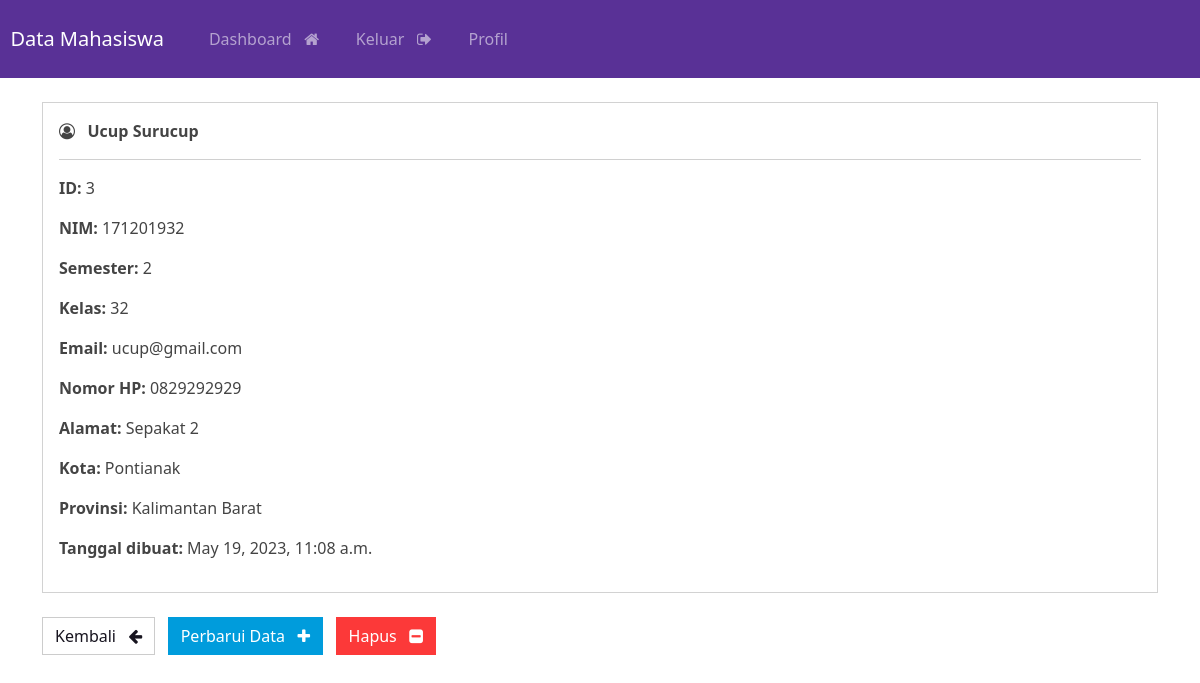
Screenshot of /record/3 (signed in) with the database file from the repository.
### webapp/models.py (models this page shows, shortened)
class Record(models.Model):
    tanggal_buat = models.DateTimeField(auto_now_add=True)
    nama_awal = models.CharField(max_length=100)
    nama_akhir = models.CharField(max_length=100)
    nim = models.CharField(max_length=20)
    semester = models.CharField(max_length=100)
    kelas = models.CharField(max_length=100)
    email = models.CharField(max_length=255)
    nomor_hp = models.CharField(max_length=20)
    alamat = models.CharField(max_length=300)
    kota = models.CharField(max_length=255)
    provinsi = models.CharField(max_length=200)

### webapp/views.py (the view)
# urls.py: path('record/<int:pk>', views.singular_record, name="record"),
@login_required(login_url='my-login')
def singular_record(request, pk):
    all_records = Record.objects.get(id=pk)
    context = {'record': all_records}
    return render(request, 'webapp/view-record.html', context=context )

### webapp/templates/webapp/view-record.html (shortened to what this page needs)
{% extends 'webapp/base.html' %} {% block content %}
<div class="card">
  <div class="card-body">
    <i class="fa fa-user-circle-o" aria-hidden="true"></i> &nbsp;
    <strong> {{ record.nama_awal }} {{ record.nama_akhir }} </strong>
    <hr />
    <p><strong> ID:</strong> {{ record.id }}</p>
    <p><strong> NIM:</strong> {{ record.nim }}</p>
    <p><strong> Semester:</strong> {{ record.semester }}</p>
    <p><strong> Kelas:</strong> {{ record.kelas }}</p>
    <p><strong>Email: </strong> {{ record.email }}</p>
    <p><strong>Nomor HP: </strong> {{ record.nomor_hp }}</p>
    <p><strong>Alamat: </strong> {{ record.alamat }}</p>
    <p><strong>Kota: </strong> {{ record.kota }}</p>
    <p><strong>Provinsi: </strong> {{ record.provinsi }}</p>
    <p><strong>Tanggal dibuat: </strong> {{ record.tanggal_buat }}</p>
  </div>
</div>
<br />
<a href="{% url 'dashboard' %}" class="btn btn-secondary">Kembali &nbsp; <i class="fa fa-arrow-left" aria-hidden="true"></i></a>
<a href="{% url 'update-record' record.id %}" class="btn btn-info">Perbarui Data &nbsp; <i class="fa fa-plus" aria-hidden="true"></i></a>
<a href="{% url 'delete-record' record.id %}" class="btn btn-danger">Hapus &nbsp; <i class="fa fa-minus-square" aria-hidden="true"></i></a>
<br />
<br />
{% endblock %}

### rows the page displays
Record: nama_awal "Ucup", nama_akhir "Surucup", id "3", nim "171201932", semester "2", kelas "32", email "ucup@gmail.com", nomor_hp "0829292929", alamat "Sepakat 2", kota "Pontianak", provinsi "Kalimantan Barat", tanggal_buat "May 19, 2023, 11:08 a.m."
